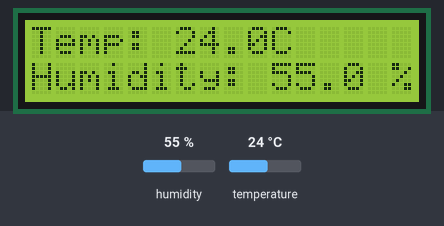
Simulated run of this sketch. Board: Arduino Uno, built with avr-gcc and run on an emulated ATmega328P. On the bench: 16×2 character LCD. The inputs (shaded band) are chosen by the test bench; at power-on: temperature 24 °C, humidity 55 %.

Above: at 1.2 s.
1.3 s: temperature set to 29.3 °C
At 2.5 s:
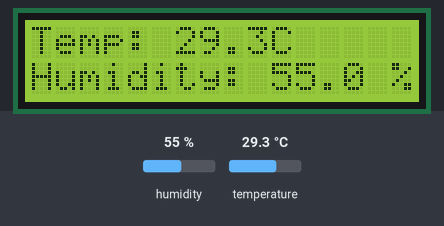
4.0 s: temperature set to 30.7 °C
At 4.8 s:
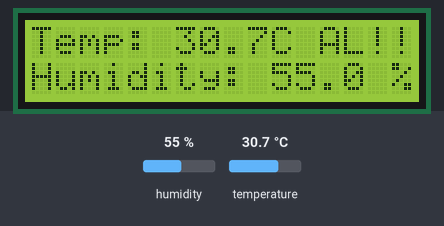
6.7 s: temperature set to 12 °C
At 9.3 s:
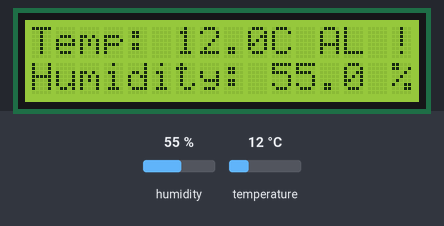
9.6 s: humidity set to 22 %
At 10.5 s:
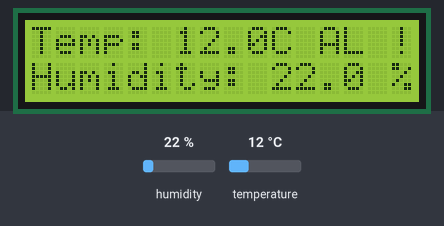
Timing chart, 0 to 12.6 s (numbered marks = the images above; inputs shaded):
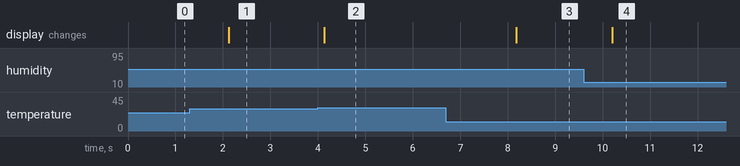

The sketch:

sketch.ino
```cpp
#include <Wire.h>
#include <LiquidCrystal_I2C.h>
#include <DHT.h>

#define DHTPIN 2
#define DHTTYPE DHT22

DHT dht(DHTPIN, DHTTYPE);
LiquidCrystal_I2C lcd(0x27, 16, 2);

void setup() {
  lcd.begin(16, 2);
  lcd.print("Temp: ");
  lcd.setCursor(0, 1);
  lcd.print("Humidity: ");
  dht.begin();
}

void loop() {
  float temperature = dht.readTemperature();
  float humidity = dht.readHumidity();

  if (!isnan(temperature) && !isnan(humidity)) {

    lcd.setCursor(6, 0);
    lcd.print(temperature, 1);
    lcd.print("C");


    lcd.setCursor(10, 1);
    lcd.print(humidity, 1);
    lcd.print(" %");


    if (temperature > 30.0) {
      lcd.setCursor(12, 0);
      lcd.print("AL!!");
    } else {
      lcd.setCursor(14, 0);
      lcd.print(" ");
    }
  } else {

    lcd.setCursor(0, 0);
    lcd.print("Sensor Error!");
    lcd.setCursor(0, 1);
    lcd.print("Check Wiring!");
  }

  delay(2000);
}
```

Measured:
- the behaviour switches between 30 and 30.1 °C on temperature (found by bisection; images 1 and 2)
- after the input at 1.3 s, the display: changes after 0.82 s (image 1)
- after the input at 4.0 s, the display: changes after 0.14 s (image 2)
- after the input at 6.7 s, the display: changes after 1.5 s (image 3)
- after the input at 9.6 s, the display: changes after 0.60 s (image 4)
